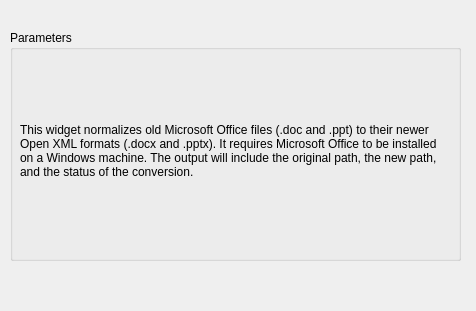
<?xml version="1.0" encoding="UTF-8"?>
<ui version="4.0">
 <class>Form</class>
 <widget class="QWidget" name="Form">
  <property name="geometry">
   <rect>
    <x>0</x>
    <y>0</y>
    <width>476</width>
    <height>311</height>
   </rect>
  </property>
  <property name="windowTitle">
   <string>Form</string>
  </property>
  <widget class="QGroupBox" name="groupBox">
   <property name="geometry">
    <rect>
     <x>10</x>
     <y>30</y>
     <width>451</width>
     <height>231</height>
    </rect>
   </property>
   <property name="title">
    <string>Parameters</string>
   </property>
   <widget class="QLabel" name="Description">
    <property name="geometry">
     <rect>
      <x>10</x>
      <y>20</y>
      <width>431</width>
      <height>201</height>
     </rect>
    </property>
    <property name="text">
     <string>This widget normalizes old Microsoft Office files (.doc and .ppt) to their newer Open XML formats (.docx and .pptx). It requires Microsoft Office to be installed on a Windows machine. The output will include the original path, the new path, and the status of the conversion.</string>
    </property>
    <property name="textFormat">
     <enum>Qt::AutoText</enum>
    </property>
    <property name="alignment">
     <set>Qt::AlignLeading|Qt::AlignLeft|Qt::AlignVCenter</set>
    </property>
    <property name="wordWrap">
     <bool>true</bool>
    </property>
   </widget>
  </widget>
 </widget>
 <resources/>
 <connections/>
</ui>
